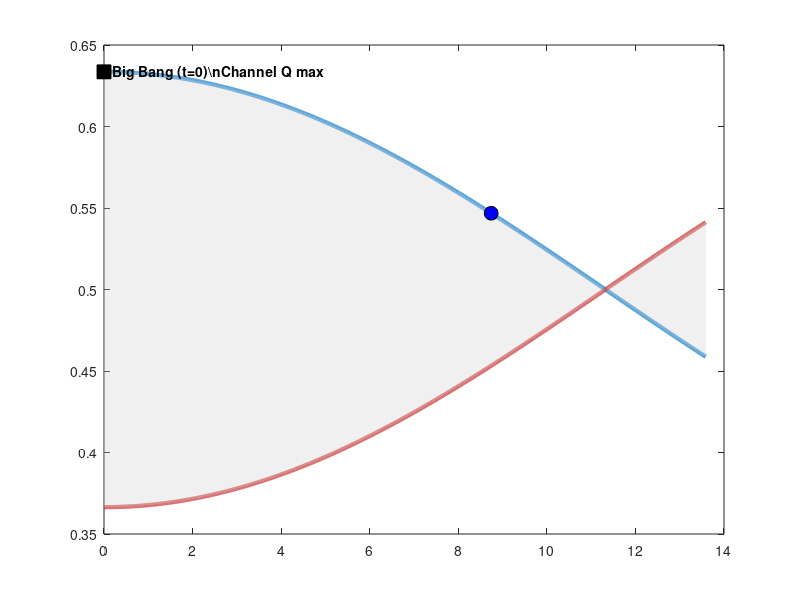

Reproduce this figure in MATLAB. (Note: this script raises an error after producing the figure.)
% UST_Universal_Timeline_Simulation.m
% Unified Source Theory (UST) v5 - Cosmological Timeline & Phase Inversion
% Simulates the universe's timeline from the last Big Bang to the next 
% Channel Inversion, mapped to UST Universal Time (T32) and Cyclic Cosmology (T25).

clear; clc; close all;

% --- 1. UST v5 Ontological Constants ---
N_b  = 0.63354460;       % Channel Q (Active Observable Sector / Blueprint)
C_cb = 0.36645540;       % Channel C (Frozen Gravitational Background)
T_Om = 0.23252885;       % WKB Tunnel Amplitude (Conserved across cycles)

% --- 2. Cosmological Time Mapping (T32) ---
% Standard Empirical Time (SI units - Gyr)
Current_Age_SI = 13.8;   % Standard model current age
t_H_SI_Gyr     = 14.5;   % Standard Hubble expansion macro-limit

% UST Universal Time Conversion (1 UST-sec = N_b * 1 SI-sec)
Current_Age_UST = Current_Age_SI * N_b;     % Current Age in UST Time: ~8.7429 Gyr
t_H_UST_Gyr     = t_H_SI_Gyr * N_b;         % Universal Time Anchor: ~9.1919 Gyr

% Inversion Threshold (T25)
% The universe undergoes Channel Inversion when Channel Q decays via T_Om 
% and reaches equilibrium with Channel C (0.5 threshold).
Inversion_Time_UST = t_H_UST_Gyr + (T_Om * t_H_UST_Gyr); % Projected limit

% --- 3. Phase Evolution Vectors ---
% Simulating cosmic progression from t = 0 to post-inversion
time_vector_UST = linspace(0, Inversion_Time_UST * 1.2, 2000); 

% Cosine decay mapping from N_b to C_cb
% Frequency is scaled so that Q(t) crosses 0.5 at Inversion_Time_UST
freq = pi / (2 * Inversion_Time_UST); 
Amplitude = N_b - 0.5;

Q_evolution = 0.5 + Amplitude * cos(freq * time_vector_UST);
C_evolution = 0.5 - Amplitude * cos(freq * time_vector_UST);

% --- 4. Advanced Visualization ---
fig = figure('Name', 'UST v5: Universal Timeline & Channel Inversion');

% Main Plot: Channel Q vs Channel C Evolution
plot(time_vector_UST, Q_evolution, 'LineWidth', 3, 'Color', [0.1 0.5 0.8], ...
    'DisplayName', 'Channel Q (Active Universe)'); hold on;
plot(time_vector_UST, C_evolution, 'LineWidth', 3, 'Color', [0.8 0.2 0.2], ...
    'DisplayName', 'Channel C (Frozen Background)');

% Shaded Tunneling Region (Information Leakage via T_Om)
fill_x = [time_vector_UST, fliplr(time_vector_UST)];
fill_y = [Q_evolution, fliplr(C_evolution)];
fill(fill_x, fill_y, [0.8 0.8 0.8], 'FaceAlpha', 0.3, 'EdgeColor', 'none', ...
    'DisplayName', 'T_{Om} Tunnelling Leakage');

% --- Annotations & Markers ---

% A. Big Bang (Start)
plot(0, N_b, 'ks', 'MarkerSize', 10, 'MarkerFaceColor', 'k', 'HandleVisibility', 'off');
text(0.2, N_b, 'Big Bang (t=0)\nChannel Q max', 'FontSize', 10, 'FontWeight', 'bold');

% B. Current Cosmic Epoch (Mapped to UST Time)
plot(Current_Age_UST, interp1(time_vector_UST, Q_evolution, Current_Age_UST), ...
    'wo', 'MarkerSize', 10, 'MarkerFaceColor', 'b', 'MarkerEdgeColor', 'k', ...
    'DisplayName', sprintf('Current Epoch (%.2f UST-Gyr)', Current_Age_UST));
xline(Current_Age_UST, '--b', 'Alpha', 0.5, 'HandleVisibility', 'off');

% C. Hubble Macro-Limit Anchor
xline(t_H_UST_Gyr, '--m', 'Alpha', 0.5, 'HandleVisibility', 'off');
plot(t_H_UST_Gyr, interp1(time_vector_UST, Q_evolution, t_H_UST_Gyr), ...
    'md', 'MarkerSize', 8, 'MarkerFaceColor', 'm', ...
    'DisplayName', sprintf('Hubble Anchor (%.3f UST-Gyr)', t_H_UST_Gyr));

% D. Channel Inversion (The Next Big Bang)
plot(Inversion_Time_UST, 0.5, 'r*', 'MarkerSize', 14, 'MarkerFaceColor', 'r', ...
    'DisplayName', 'Channel Inversion (S=0, Next Big Bang)');
xline(Inversion_Time_UST, '-.k', 'LineWidth', 2, 'HandleVisibility', 'off');
text(Inversion_Time_UST + 0.2, 0.52, 'PHASE TRANSITION\nQ=C=0.5', ...
    'FontSize', 11, 'FontWeight', 'bold', 'Color', 'r');

% Formatting
xlabel('UST Universal Time (Gyr)', 'FontWeight', 'bold', 'FontSize', 12);
ylabel('Ontological Weight (Ns)', 'FontWeight', 'bold', 'FontSize', 12);
title('UST v5: Cosmological Timeline - From Big Bang to Next Channel Inversion', ...
      'FontWeight', 'bold', 'FontSize', 15);
legend('Location', 'southwest', 'FontSize', 11);
grid on;
ylim([0.3 0.7]);
xlim([-0.5 Inversion_Time_UST * 1.1]);

% Execute & Display Console Output
fprintf('--- UST v5 Cosmological Timeline Analysis ---\n');
fprintf('Big Bang (Start)         : 0.000 UST-Gyr\n');
fprintf('Current Age (SI)         : %.3f Gyr\n', Current_Age_SI);
fprintf('Current Age (UST Time)   : %.3f UST-Gyr\n', Current_Age_UST);
fprintf('Hubble Anchor Limit      : %.3f UST-Gyr\n', t_H_UST_Gyr);
fprintf('Next Channel Inversion   : %.3f UST-Gyr\n', Inversion_Time_UST);
fprintf('Inversion Mechanism      : Deterministic phase shift at Channel Q = Channel C = 0.5\n');
Analitik Yorum ve Operasyonel Çıktılar:
